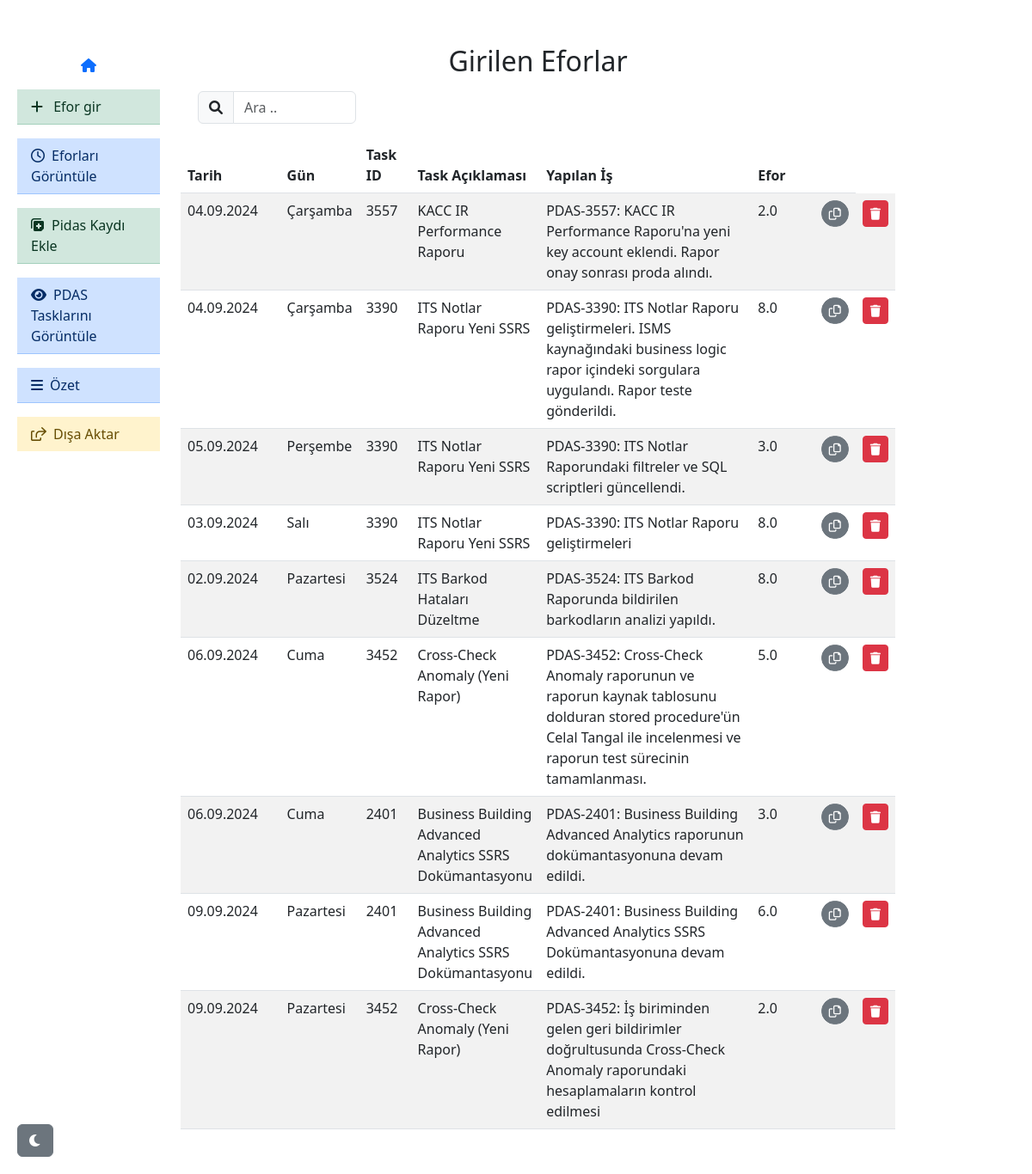
/show_logs, run on an earlier commit of the app's database.
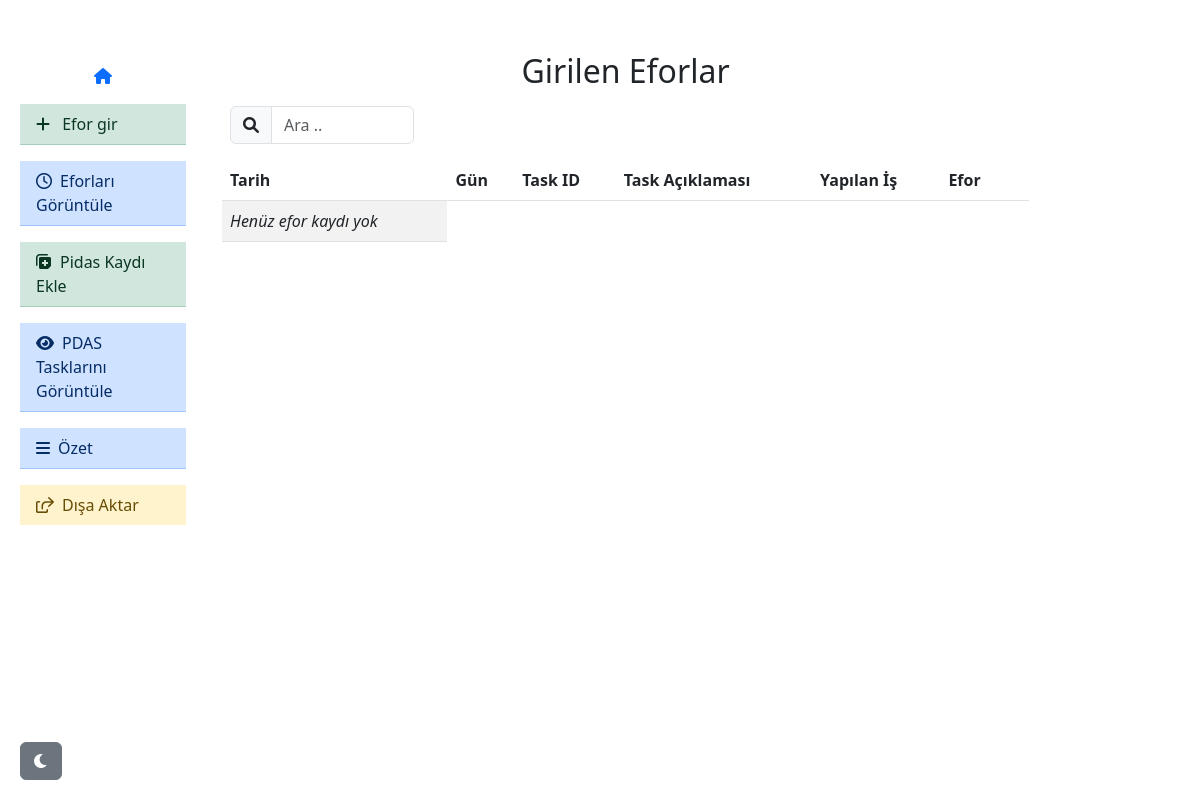
And on a later commit of the database.
### tables this page shows
CREATE TABLE daily_log (
                    id INTEGER PRIMARY KEY AUTOINCREMENT,
                    task_id TEXT,
                    task_aciklama TEXT,
                    tarih TEXT,
                    gun TEXT,
                    harcanan_efor REAL,
                    yapilan_is TEXT
                );

### app.py (the view)
@app.route('/show_logs')
def show_logs():
    conn = sqlite3.connect('daily_log.db')
    c = conn.cursor()
    c.execute('SELECT * FROM daily_log')
    logs = c.fetchall()
    conn.close()
    return render_template('show_logs.html', logs=logs)

### templates/show_logs.html (shortened to what this page needs)
{% extends 'base.html' %}
{% block content %}
<div class="container d-flex justify-content-center mt-1 mb-2">
    <h2>Girilen Eforlar</h2>
</div>
<div class="container col-md-3 mt-2 mb-2 ms-2">
    <div class="input-group mb-3">
        <span class="input-group-text">
            <i class="fa-solid fa-magnifying-glass"></i>
        </span>
        <input type="text" class="form-control" id="searchInput" placeholder="Ara .." aria-label="Search">
    </div>
</div>
{% if not logs  %}
<div class="container d-flex justify-content-center">
    <table class="table table-striped">
        <thead>
            <tr class="satir">
                <th scope="col-2">Tarih</th>
                <th scope="col-1">Gün</th>
                <th scope="col-1">Task ID</th>
                <th scope="col-2">Task Açıklaması</th>
                <th scope="col-5">Yapılan İş</th>
                <th scope="col-1">Efor</th>
                <th scope="col-1"></th>
            </tr>
        </thead>
        <tbody>
            <tr class="satir">
                <td class="col fs4 fst-italic">Henüz efor kaydı yok</td>
            </tr>
        </tbody>
    </table>
</div>
<div class="container d-flex ms-5 mt-4">
    {% else %}
    <table class="table table-striped">
        <thead>
            <tr class="satir">
                <th scope="col-2">Tarih</th>
                <th scope="col-1">Gün</th>
                <th scope="col-1">Task ID</th>
                <th scope="col-2">Task Açıklaması</th>
                <th scope="col-5">Yapılan İş</th>
                <th scope="col-1">Efor</th>
                <th scope="col-1"></th>
            </tr>
        </thead>
        <tbody id="logs_body">
            {% for log in logs %}
            <tr class="satir">
                <td class="col-2">{{ log[3] }}</td>
                <td class="col-1">{{ log[4] }}</td>
                <td class="col-1">{{ log[1] }}</td>
                <td class="col-2">{{ log[2] }}</td>
                <td class="col-5" id="log-{{ loop.index }}">{{ log[6] }}</td>
                <td class="col-1">{{ log[5] }}</td>
                <td class="col-1">
                    <button type="button" class="btn btn-secondary btn-sm ms-3 rounded-pill copy-btn"  data-log-id="log-{{ loop.index }}">
                        <i class="fa-regular fa-copy"></i>
                    </button>
                </td>
                <td class="col-1">
                    <button type="button" class="btn btn-danger btn-sm delete-btn" data-task-id="{{ log[0] }}">
                        <i class="fa-solid fa-trash"></i>
                    </button>
                </td>
            </tr>
            {% endfor %}
        </tbody>
    </table>
    {% endif %}
</div>
{% endblock %}

### templates/base.html (shortened to what this page needs)
<!DOCTYPE html>
<html lang="en">
<head>
    <link href="https://cdn.jsdelivr.net/npm/bootstrap@5.3.0/dist/css/bootstrap.min.css" rel="stylesheet">
    <link href="https://cdnjs.cloudflare.com/ajax/libs/font-awesome/6.0.0-beta3/css/all.min.css" rel="stylesheet">
</head>
<body>
    <div class="container mt-5 ms-2">
        <div class="row">
            <div class="col-2">
                <div class="list-group list-group-flush">
                    <div class="container d-flex justify-content-center">
                        <a href="{{ url_for('index') }}" class="mt-2 mb-2"><i class="fas fa-home"></i></a>
                    </div>
                    <a href="{{ url_for('enter_log') }}" class="list-group-item list-group-item-success list-group-item-action mt-2 mb-2">
                        <i class="fa-solid fa-plus me-2"></i> Efor gir</a>
                    <a href="{{ url_for('show_logs') }}" class="list-group-item list-group-item-action list-group-item-primary mt-2 mb-2">
                        <i class="fa-regular fa-clock me-2"></i>Eforları Görüntüle
                    </a>
                    <a href="{{ url_for('create_pdas_item')}}" class="list-group-item list-group-item-success list-group-item-action mt-2 mb-2">
                        <i class="fa-solid fa-notes-medical me-2"></i>Pidas Kaydı Ekle</a>
                    <a href="{{ url_for('show_pdas_items') }}" class="list-group-item list-group-item-action list-group-item-primary mt-2 mb-2">
                        <i class="fa-solid fa-eye me-2"></i>PDAS Tasklarını Görüntüle</a>
                    <a href="{{ url_for('summary') }}" class="list-group-item list-group-item-action list-group-item-primary mt-2 mb-2">
                        <i class="fa-solid fa-bars me-2"></i>Özet</a>
                    <a href="{{ url_for('export_to_xl') }}" class="list-group-item list-group-item-action list-group-item-warning mt-2 mb-2"><i class="fa-regular fa-share-from-square me-2"></i>Dışa Aktar</a>
                </div>
            </div>
            <div class="col-9">
                {% block content %}{% endblock %}
            </div>
        </div>
    </div>
    <button id="dark-mode-toggle" class="btn btn-secondary">
<i class="fas fa-moon"></i>
    </button>
</body>
</html>

### templates/base.html (style rules this page uses)
#dark-mode-toggle { position: fixed; bottom: 20px; left: 20px; z-index: 1000; }
.row { display: flex; justify-content: flex-start; margin-bottom: 20px; }

What changed in the data, as far as the page shows it:
removed daily_log: tarih "04.09.2024", gun "Çarşamba", task "3557", task_aciklama "KACC IR Performance Raporu", yapilan_is "PDAS-3557: KACC IR Performance Raporu'na yeni key account eklendi. Rapor onay sonrası proda alındı.", harcanan_efor "2.0"
removed daily_log: tarih "04.09.2024", gun "Çarşamba", task "3390", task_aciklama "ITS Notlar Raporu Yeni SSRS", yapilan_is "PDAS-3390: ITS Notlar Raporu geliştirmeleri. ISMS kaynağındaki business logic rapor içindeki sorgulara uygulandı. Rapor teste gönderildi.", harcanan_efor "8.0"
removed daily_log: tarih "05.09.2024", gun "Perşembe", task "3390", task_aciklama "ITS Notlar Raporu Yeni SSRS", yapilan_is "PDAS-3390: ITS Notlar Raporundaki filtreler ve SQL scriptleri güncellendi.", harcanan_efor "3.0"
removed daily_log: tarih "03.09.2024", gun "Salı", task "3390", task_aciklama "ITS Notlar Raporu Yeni SSRS", yapilan_is "PDAS-3390: ITS Notlar Raporu geliştirmeleri", harcanan_efor "8.0"
removed daily_log: tarih "02.09.2024", gun "Pazartesi", task "3524", task_aciklama "ITS Barkod Hataları Düzeltme", yapilan_is "PDAS-3524: ITS Barkod Raporunda bildirilen barkodların analizi yapıldı.", harcanan_efor "8.0"
removed daily_log: tarih "06.09.2024", gun "Cuma", task "3452", task_aciklama "Cross-Check Anomaly (Yeni Rapor)", yapilan_is "PDAS-3452: Cross-Check Anomaly raporunun ve raporun kaynak tablosunu dolduran stored procedure'ün Celal Tangal ile incelenmesi ve raporun test sürecinin tamamlanması.", harcanan_efor "5.0"
removed daily_log: tarih "06.09.2024", gun "Cuma", task "2401", task_aciklama "Business Building Advanced Analytics SSRS Dokümantasyonu", yapilan_is "PDAS-2401: Business Building Advanced Analytics raporunun dokümantasyonuna devam edildi.", harcanan_efor "3.0"
removed daily_log: tarih "09.09.2024", gun "Pazartesi", task "2401", task_aciklama "Business Building Advanced Analytics SSRS Dokümantasyonu", yapilan_is "PDAS-2401: Business Building Advanced Analytics SSRS Dokümantasyonuna devam edildi.", harcanan_efor "6.0"
removed daily_log: tarih "09.09.2024", gun "Pazartesi", task "3452", task_aciklama "Cross-Check Anomaly (Yeni Rapor)", yapilan_is "PDAS-3452: İş biriminden gelen geri bildirimler doğrultusunda Cross-Check Anomaly raporundaki hesaplamaların kontrol edilmesi", harcanan_efor "2.0"
Also different on the page:
text now shown: "Henüz efor kaydı yok"
